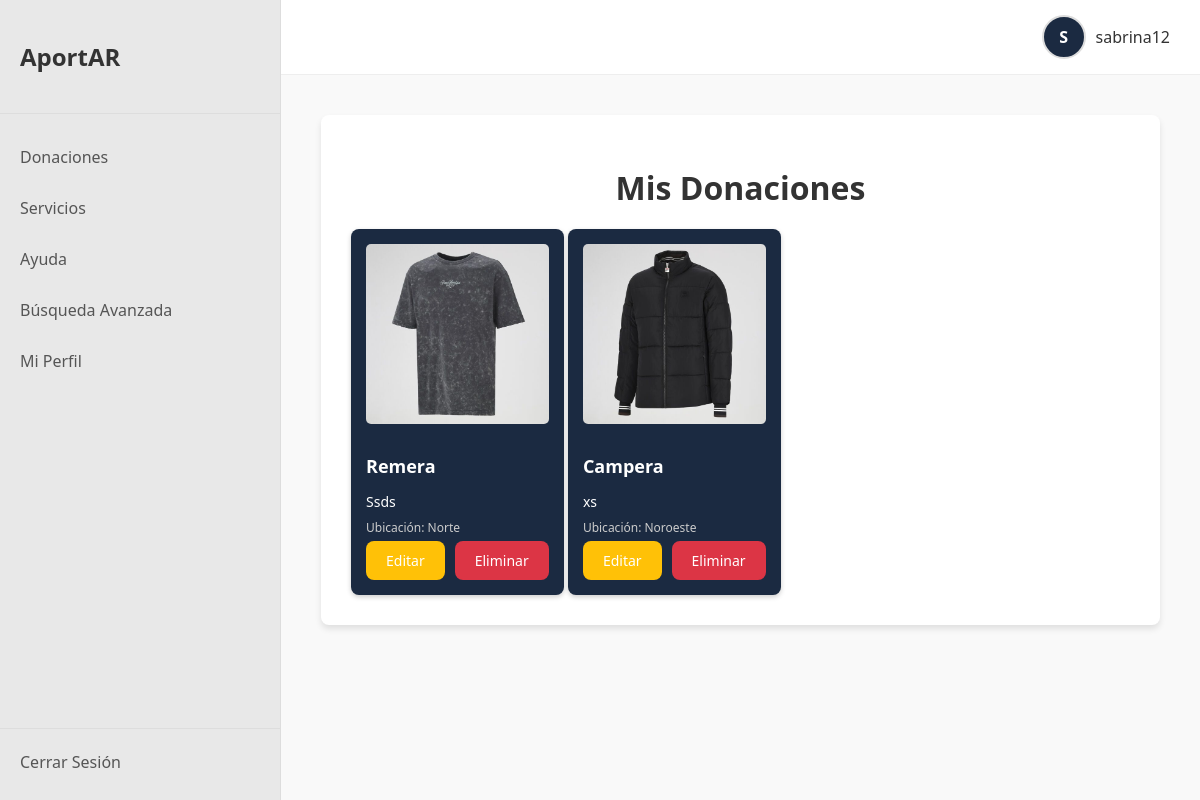
The app's page /donaciones/ver (signed in) with its own data.
### models/user.py (models this page shows, shortened)
class Donacion(db.Model):
    __tablename__ = 'donaciones'
    id = db.Column(db.Integer, primary_key=True)
    titulo = db.Column(db.String(200), nullable=False)
    descripcion = db.Column(db.Text, nullable=False)
    ubicacion = db.Column(db.String(200), nullable=False)
    imagen = db.Column(db.String(200), nullable=True)
    fecha_creacion = db.Column(db.DateTime, default=datetime.utcnow)
    user_id = db.Column(db.Integer, db.ForeignKey('users.id'), nullable=False)

### app.py (the view)
@app.route("/donaciones/ver", methods=["GET"])
def ver_donaciones():
    if 'user_id' not in session:
        return redirect(url_for('login'))
    user_id = session['user_id']
    donaciones = Donacion.query.filter_by(user_id=user_id).all()
    return render_template('ver_donaciones.html', donaciones=donaciones)

### templates/ver_donaciones.html (shortened to what this page needs)
{% extends "base.html" %}
{% block head %}
    <link rel="stylesheet" href="{{ url_for('static', filename='ver_donaciones.css') }}">
{% endblock %}
{% block content %}
<div class="content-list-container">
    <h1>Mis Donaciones</h1>
    {% if donaciones %}
        <div class="list-cards">
            {% for donacion in donaciones %}
            <div class="card">
                {% if donacion.imagen %}
                    <img src="{{ url_for('static', filename='uploads/' + donacion.imagen) }}" alt="Imagen de donación">
                {% endif %}
                <h2>{{ donacion.titulo }}</h2>
                <p>{{ donacion.descripcion }}</p>
                <small>Ubicación: {{ donacion.ubicacion }}</small>
                <div class="card-actions">
                    <a href="{{ url_for('editar_donacion', id=donacion.id) }}" class="btn-edit">Editar</a>
                    <form action="{{ url_for('eliminar_donacion', id=donacion.id) }}" method="POST" onsubmit="return confirm('¿Estás seguro que quieres eliminar esta donación?');">
                        <button type="submit" class="btn-delete">Eliminar</button>
                    </form>
                </div>
            </div>
            {% endfor %}
        </div>
    {% else %}
        <p>Aún no has publicado ninguna donación.</p>
    {% endif %}
</div>
{% endblock %}

### static/style.css (style rules this page uses)
body { margin: 0; font-family: "Segoe UI", Tahoma, Geneva, Verdana, sans-serif; background-color: #f8f9fa; }
.btn, .btn-primary, .btn-secondary, .btn-edit, .btn-delete, .btn-add { all: unset; padding: 10px 20px; border: none; border-radius: 8px; cursor: pointer; font-size: 14px; text-align: center; text-decoration: none; display: inline-block; transition: background-color 0.2s; color: white; font-weight: 400; }
.btn-edit { background-color: #ffc107; }
.btn-delete { background-color: #dc3545; }
.form-container, .content-list-container { background: #fff; padding: 30px; border-radius: 8px; box-shadow: 0 4px 6px rgba(0, 0, 0, 0.1); }
.list-cards { display: grid; grid-template-columns: repeat(auto-fit, minmax(280px, 1fr)); gap: 20px; }
.card, .publicacion-global { background: #1b2a41; color: white; padding: 15px; border-radius: 8px; box-shadow: 0 2px 5px rgba(0, 0, 0, 0.2); display: flex; flex-direction: column; height: 100%; }
.card img { width: 100%; height: 180px; object-fit: cover; border-radius: 5px; margin-bottom: 10px; }
.card h2 { margin-bottom: 8px; font-size: 18px; }
.card p { margin-bottom: 8px; font-size: 14px; }
.card small { display: block; margin-bottom: 5px; font-size: 12px; color: #ccc; }
.card-actions { display: flex; gap: 10px; margin-top: auto; }

### static/ver_donaciones.css (style rules this page uses)
.content-list-container { background: #fff; padding: 30px; border-radius: 8px; box-shadow: 0 4px 6px rgba(0, 0, 0, 0.1); }
.content-list-container h1 { text-align: center; color: #333; margin-bottom: 20px; }
.list-cards { display: inline-block; grid-template-columns: repeat(auto-fit, minmax(280px, 1fr)); gap: 20px; }
.card { background: #1b2a41; color: white; padding: 15px; border-radius: 8px; box-shadow: 0 2px 5px rgba(0, 0, 0, 0.2); display: inline-block; flex-direction: column; height: 100%; }
.card h2 { margin-bottom: 8px; font-size: 18px; }
.card p { margin-bottom: 8px; font-size: 14px; }
.card small { display: block; margin-bottom: 5px; font-size: 12px; color: #ccc; }
.card-actions { display: flex; gap: 10px; margin-top: auto; }

### records on screen
Donacion: imagen (picture), titulo "Remera", descripcion "Ssds", ubicacion "Norte"
Donacion: imagen (picture), titulo "Campera", descripcion "xs", ubicacion "Noroeste"

### other values on screen
{{ session.username[0].upper() if session.username else 'U' }} "S"
{{ session.username if session.username else 'Usuario' }} "sabrina12"
